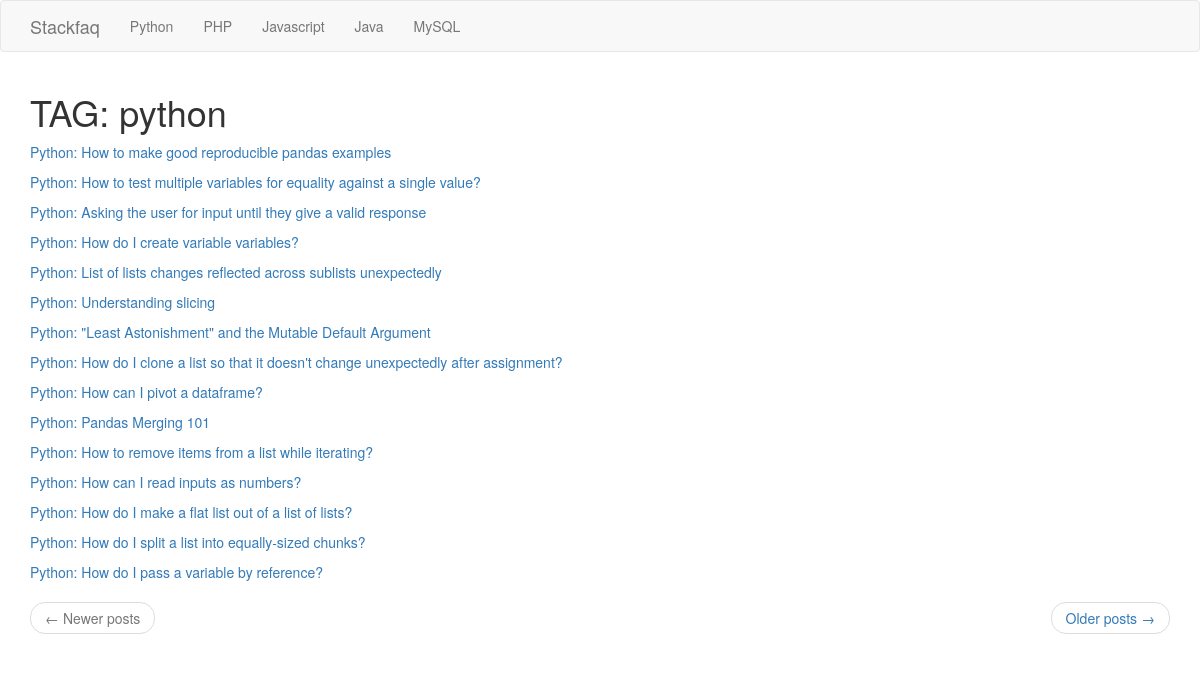
The app's page /python with its own data.
### app/models.py (models this page shows, shortened)
class Questions(db.Model):
    id = db.Column(db.Integer, primary_key=True)
    question = db.Column(db.String(255), nullable=False)
    link = db.Column(db.String(100), nullable=False)
    tag = db.Column(db.String(75), nullable=False)

### app/main/routes.py (the view)
@bp.route('/<tag>')
def show_question(tag):
    page = request.args.get('page', 1, type=int)
    questions=models.Questions.query.filter_by(tag=tag).paginate(page, 15, False)
    next_url = url_for('main.index', page=questions.next_num) if questions.has_next else None
    prev_url = url_for('main.index', page=questions.prev_num) if questions.has_prev else None
    return render_template('main/index.html', questions = questions.items, next_url = next_url, prev_url = prev_url)

### app/main/templates/main/index.html
{% extends 'main/base.html' %}
{% block app_content %}
{% if questions %}
    {% if questions %}
        <h1>TAG: {{questions[0].tag}}</h1>
    {% endif %}
        {% for question in questions %}
            <p>
                {% set link = question.link | replace('*','/') %}
                {% set link = link[1:] %}
                {% set id = link.split('/')[1] %}
                {% set ques = link.split('/')[2] %}
                 <a href="{{url_for('main.show_answer', question = ques, id = id )}}">{{ question.tag|title }}: {{question.question}}</a>
            </p>
        {% endfor %}
        <nav aria-label="...">
            <ul class="pager">
                <li class="previous{% if not prev_url %} disabled{% endif %}">
                    <a href="{{ prev_url or '#' }}">
                        <span aria-hidden="true">&larr;</span> Newer posts
                    </a>
                </li>
                <li class="next{% if not next_url %} disabled{% endif %}">
                    <a href="{{ next_url or '#' }}">
                        Older posts <span aria-hidden="true">&rarr;</span>
                    </a>
                </li>
            </ul>
        </nav>
    {% else %}
        <div>
            <h1>There is no question</h1>
        </div>
    {% endif %}
{%endblock%}

### records on screen
Questions: tag "python", tag "Python", question "How to make good reproducible pandas examples"
Questions: tag "Python", question "How to test multiple variables for equality against a single value?"
Questions: tag "Python", question "Asking the user for input until they give a valid response"
Questions: tag "Python", question "How do I create variable variables?"
Questions: tag "Python", question "List of lists changes reflected across sublists unexpectedly"
Questions: tag "Python", question "Understanding slicing"
Questions: tag "Python", question "\"Least Astonishment\" and the Mutable Default Argument"
Questions: tag "Python", question "How do I clone a list so that it doesn't change unexpectedly after assignment?"
Questions: tag "Python", question "How can I pivot a dataframe?"
Questions: tag "Python", question "Pandas Merging 101"
Questions: tag "Python", question "How to remove items from a list while iterating?"
Questions: tag "Python", question "How can I read inputs as numbers?"
Questions: tag "Python", question "How do I make a flat list out of a list of lists?"
Questions: tag "Python", question "How do I split a list into equally-sized chunks?"
Questions: tag "Python", question "How do I pass a variable by reference?"
